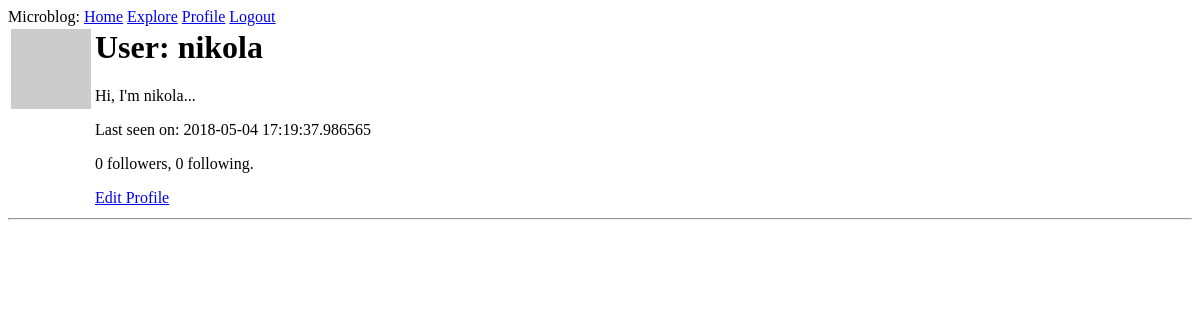
/user/nikola (signed in), run on an earlier commit of the app's database.
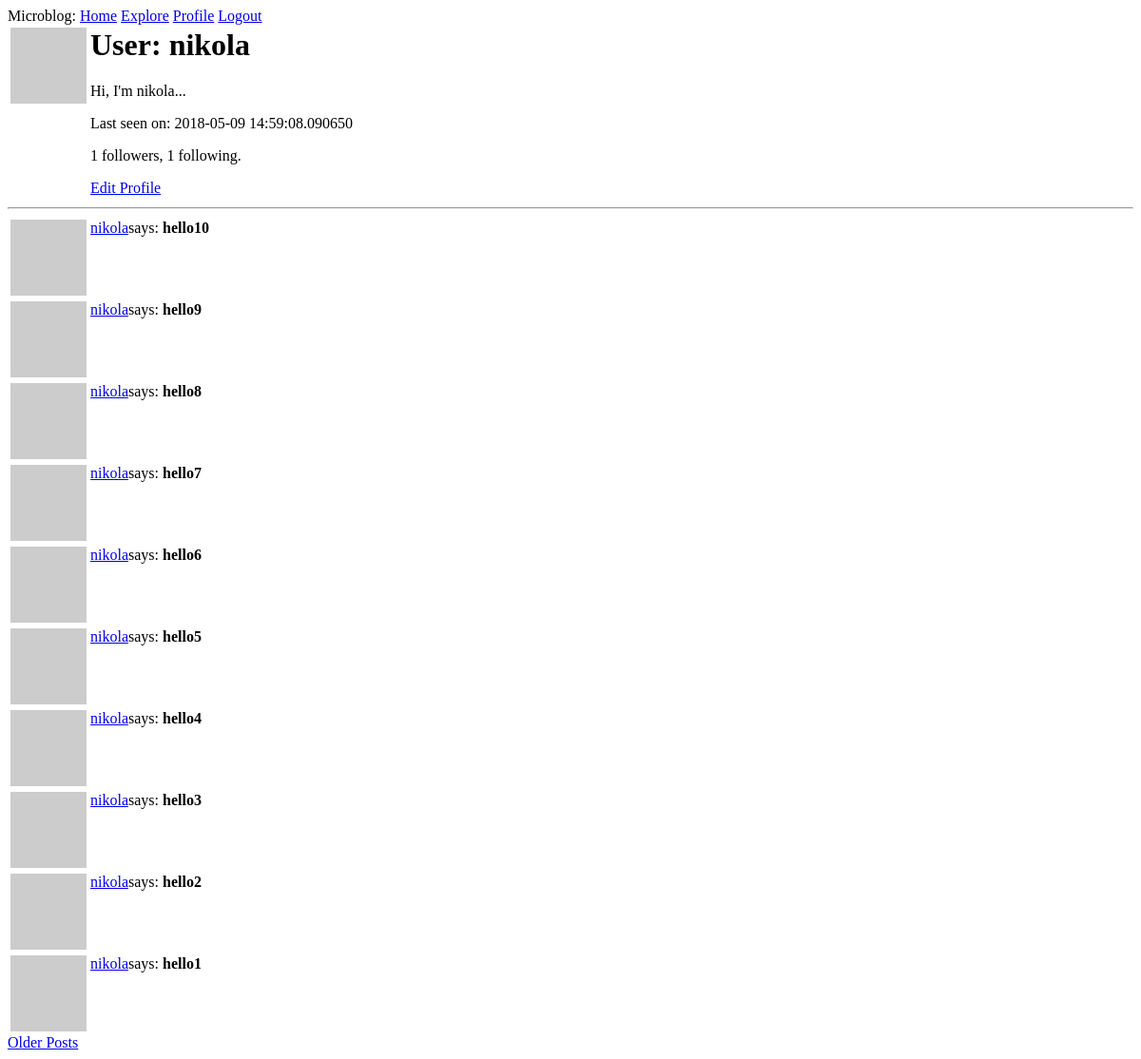
And on a later commit of the database.
### app1/models.py (models this page shows, shortened)
class User(UserMixin, db.Model):
    id = db.Column(db.Integer, primary_key=True)
    username = db.Column(db.String(64), index=True, unique=True)
    email = db.Column(db.String(120), index=True, unique=True)
    password_hash = db.Column(db.String(128))
    posts = db.relationship('Post', backref='author', lazy='dynamic')
    about_me = db.Column(db.String(140))
    last_seen = db.Column(db.DateTime, default=datetime.utcnow)
    follows = db.relationship(
        'User', secondary=followers,
        primaryjoin=(followers.c.follower_id == id),
        secondaryjoin=(followers.c.followed_id == id),
        backref=db.backref('followers', lazy='dynamic'), lazy='dynamic')
    def avatar(self, size):
        digest = md5(self.email.lower().encode('utf-8')).hexdigest()
        return 'https://www.gravatar.com/avatar/{}?d=identicon&s={}'.format(digest, size)

class Post(db.Model):
    id = db.Column(db.Integer, primary_key=True)
    body = db.Column(db.String(140))
    timestamp = db.Column(db.DateTime, index=True, default=datetime.utcnow)
    user_id = db.Column(db.Integer, db.ForeignKey('user.id'))

### app1/routes.py (the view)
@app.route('/user/<username>')
@login_required
def user(username):
    user = User.query.filter_by(username=username).first_or_404()
    page = request.args.get('page', 1, type=int)
    posts = user.posts.order_by(Post.timestamp.desc()).paginate(
        page, app.config['POSTS_PER_PAGE'], False)
    next_url = url_for('index', page=posts.next_num) \
        if posts.has_next else None
    prev_url = url_for('index', page=posts.prev_num) \
        if posts.has_prev else None
    return render_template('user.html', user=user, posts=posts.items, next_url=next_url, prev_url=prev_url)

### app1/models.py (called while the page is built)
@login.user_loader
def load_user(id):
    return User.query.get(int(id))

### app1/routes.py (called while the page is built)
@app.before_request
def before_request():
    if current_user.is_authenticated:
        current_user.last_seen = datetime.utcnow()
        db.session.commit()

### app1/templates/user.html (shortened to what this page needs)
{% extends 'base.html' %}
{% block content %}
	<table>
		<tr valign="top">
			<td><img src="{{ user.avatar(128) }}"></td>
    		<td>
    			<h1>User: {{ user.username }}</h1>
    			{% if user.about_me %} <p> {{user.about_me }}</p> {% endif %}
    			{% if user.last_seen %} <p>Last seen on: {{user.last_seen }}</p> {% endif %}
    			<p>{{ user.followers.count() }} followers, {{ user.follows.count() }} following. </p>
    			{% if user == current_user %}
    				<p><a href="{{ url_for('edit_profile') }}">Edit Profile</a></p>
    			{% elif not current_user.is_following(user) %}
    				<p><a href="{{ url_for('follow', username = user.username) }}">Follow</a></p>
    			{% else %}
    				<p><a href="{{ url_for('unfollow', username = user.username) }}">Unfollow</a></p>
    			{%endif%}
    		</td>
    	</tr>
    </table>
    <hr>
    {% for post in posts %}
   		{% include '_post.html' %}
    {% endfor %}
    {% if next_url %}
        	<a href="{{ next_url }}">Older Posts</a>
    {% endif %}
{% endblock %}

### app1/templates/_post.html
<table>
    	<tr valign="top">
    		<td><img src="{{ post.author.avatar(36) }}"></td>
    		<td>
    			<a href="{{ url_for('user',username=post.author.username) }}"> {{ post.author.username }}</a>says: <strong>{{ post.body }}</strong>
    		</td>
    	</tr>
</table>

What changed in the data, as far as the page shows it:
changed User "nikola": last_seen "2018-05-04 17:19:37.986565" → "2018-05-09 14:59:08.090650"
added Post: author.username "nikola", body "hello10"
added Post: author.username "nikola", body "hello9"
added Post: author.username "nikola", body "hello8"
added Post: author.username "nikola", body "hello7"
added Post: author.username "nikola", body "hello6"
added Post: author.username "nikola", body "hello5"
added Post: author.username "nikola", body "hello4"
added Post: author.username "nikola", body "hello3"
added Post: author.username "nikola", body "hello2"
added Post: author.username "nikola", body "hello1"
Also different on the page:
{{ user.followers.count() }}: "0" → "1"
{{ user.follows.count() }}: "0" → "1"
text now shown: "Older Posts"
